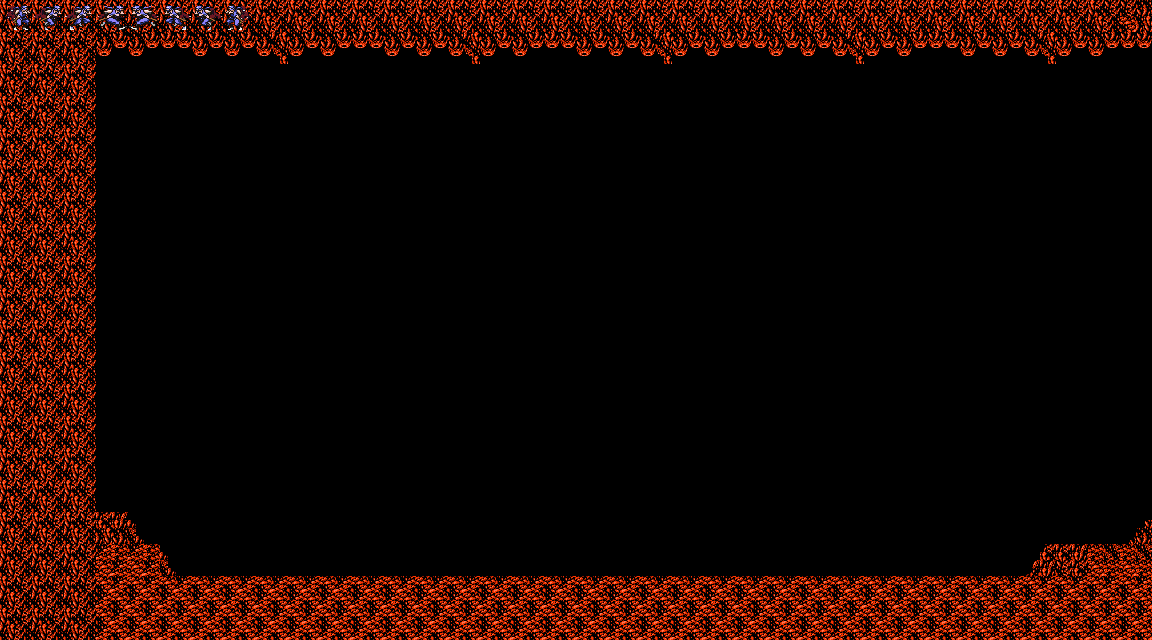

Tiled map render using the project's own tile images. Description and the map definition, with tile-layer contents summarised, below:
An orthogonal 36x20 tile map with 32x32 px tiles, 5 tile layers (overlay, platform-wall, platform-wall-decoration, ashtar, ...), 8 tilesets and 4 objects (fireball, p1, c1, shuriken).

<map version="1.10" tiledversion="1.10.2" orientation="orthogonal" renderorder="right-down" width="36" height="20" tilewidth="32" tileheight="32" infinite="0" nextlayerid="12" nextobjectid="8">
 <editorsettings>
  <export target="../../level3.js" format="js" />
 </editorsettings>
 <tileset firstgid="1" name="46439" tilewidth="32" tileheight="32" tilecount="625" columns="25">
  <image source="../46439.png" width="808" height="828" />
 </tileset>
 <tileset firstgid="626" name="platforme-i-pozadine" tilewidth="32" tileheight="32" tilecount="81" columns="9">
  <image source="../platforme-i-pozadine.png" width="288" height="288" />
 </tileset>
 <tileset firstgid="707" name="ryu-animation_image" tilewidth="32" tileheight="32" tilecount="8" columns="8">
  <image source="../ryu-animation_image.png" width="256" height="32" />
 </tileset>
 <tileset firstgid="715" name="ashtar" tilewidth="70" tileheight="80" tilecount="0" columns="3">
  <image source="../ashtar.png" width="256" height="32" />
 </tileset>
 <tileset firstgid="716" name="NG2-enemies" tilewidth="32" tileheight="32" tilecount="1007" columns="19">
  <image source="../NG2-enemies.png" width="636" height="1702" />
 </tileset>
 <tileset firstgid="1723" name="napitci" tilewidth="32" tileheight="32" tilecount="165" columns="15">
  <image source="../napitci.png" width="495" height="382" />
 </tileset>
 <tileset firstgid="1888" name="ashtar" tilewidth="32" tileheight="32" tilecount="8" columns="8">
  <image source="../ashtar.png" width="256" height="32" />
 </tileset>
 <tileset firstgid="1896" name="shuriken" tilewidth="32" tileheight="32" tilecount="713" columns="31">
  <image source="../shuriken.png" width="1000" height="750" />
 </tileset>
 <layer id="2" name="overlay" width="36" height="20" locked="1">
  <data>[720 cells, 720 non-empty, 1 distinct tile ids]</data>
 </layer>
 <layer id="3" name="platform-wall" width="36" height="20" locked="1">
  <data>[720 cells, 192 non-empty, 1 distinct tile ids]</data>
 </layer>
 <layer id="1" name="platform-wall-decoration" width="36" height="20" locked="1">
  <data>[720 cells, 241 non-empty, 26 distinct tile ids]</data>
 </layer>
 <objectgroup id="10" name="fireball">
  <properties>
   <property name="class" value="fireball" />
  </properties>
  <object id="4" name="fireball" gid="741" x="608" y="320" width="32" height="32">
   <properties>
    <property name="class" value="fireball" />
   </properties>
  </object>
 </objectgroup>
 <objectgroup id="8" name="items">
  <properties>
   <property name="class" value="items" />
  </properties>
  <object id="2" name="p1" gid="1724" x="672" y="320" width="32" height="32">
   <properties>
    <property name="class" value="item" />
   </properties>
  </object>
  <object id="3" name="c1" gid="1725" x="704" y="320" width="32" height="32">
   <properties>
    <property name="class" value="item" />
   </properties>
  </object>
  <object id="6" name="shuriken" gid="1897" x="640" y="320" width="32" height="32">
   <properties>
    <property name="class" value="shuriken" />
   </properties>
  </object>
 </objectgroup>
 <layer id="11" name="ashtar" width="36" height="20">
  <properties>
   <property name="class" value="ashtar" />
  </properties>
  <data>[720 cells, 8 non-empty, 8 distinct tile ids]</data>
 </layer>
 <layer id="4" name="ninja" width="36" height="20">
  <properties>
   <property name="class" value="ninja" />
  </properties>
  <data>[720 cells, 8 non-empty, 8 distinct tile ids]</data>
 </layer>
</map>